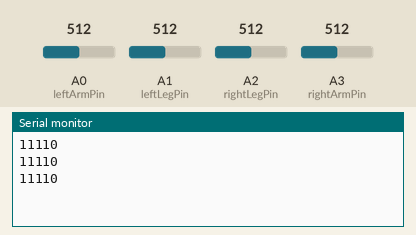
Simulated run of this sketch. Board: Arduino Uno, built with avr-gcc and run on an emulated ATmega328P. On the bench: the last lines printed to the serial monitor. The inputs (shaded band) are chosen by the test bench; at power-on: A0 (leftArmPin) = 512, A1 (leftLegPin) = 512, A2 (rightLegPin) = 512, A3 (rightArmPin) = 512.

Above: at 1.2 s.
1.3 s: A0 (leftArmPin) set to 716
At 1.9 s:
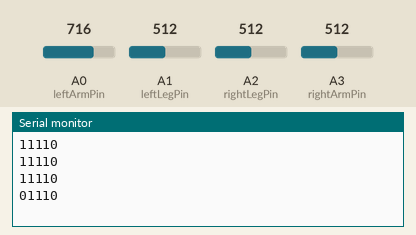
2.8 s: A1 (leftLegPin) set to 716
At 3.4 s:
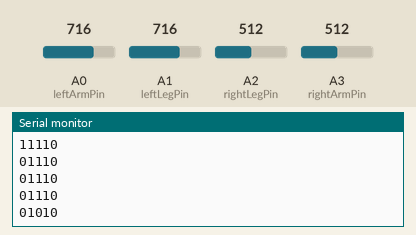
4.3 s: A2 (rightLegPin) set to 716
At 4.9 s:
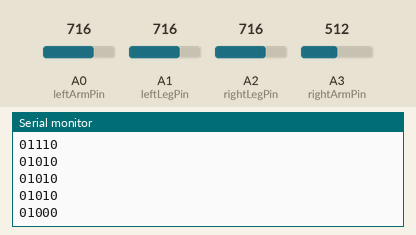
5.8 s: A3 (rightArmPin) set to 716
At 6.4 s:
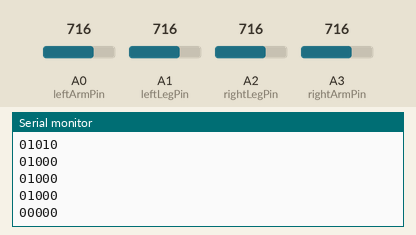
7.3 s: A0 (leftArmPin) set to 502
At 7.9 s:
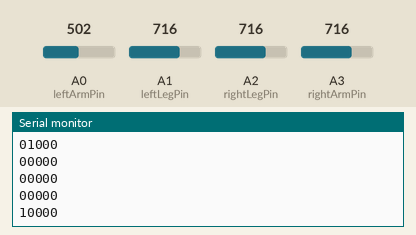
8.8 s: A1 (leftLegPin) set to 502
At 9.4 s:
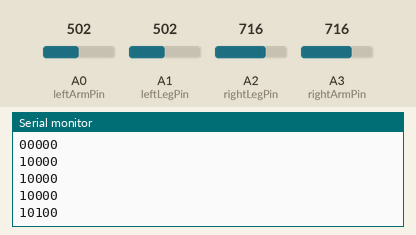
Timing chart, 0 to 11.3 s (numbered marks = the images above; inputs shaded):
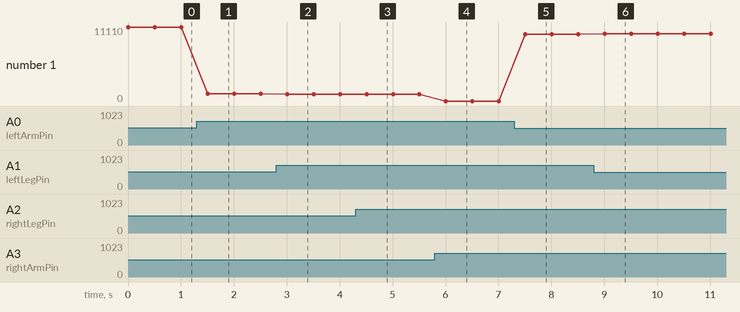

Measured:
- after the input at 1.3 s, the serial monitor: prints a new line after 0.20 s (image 1)
- after the input at 2.8 s, the serial monitor: prints a new line after 0.20 s (image 2)
- after the input at 4.3 s, the serial monitor: prints a new line after 0.21 s (image 3)
- after the input at 5.8 s, the serial monitor: prints a new line after 0.21 s (image 4)
- after the input at 7.3 s, the serial monitor: prints a new line after 0.21 s (image 5)
- after the input at 8.8 s, the serial monitor: prints a new line after 0.21 s (image 6)
- plotted number 1: 11110 → 1110 after the input at 1.3 s, 1110 → 1010 after the input at 2.8 s, 1010 → 1000 after the input at 4.3 s, 1000 → 0 after the input at 5.8 s, 0 → 10000 after the input at 7.3 s

The sketch:

RobotBrain_Player_Detection.ino
```cpp
/*
  NOTES FOR WHOEVER COMES AFTER (Lookin' at you Evan and Keshav)
  -I might compress the three varaiables associated with each limb into an array to clean up the code
  -The order of limbs in the array being printed to serial is:
  ---[leftArm, rightArm, leftLeg, rightLeg, button]---
*/

// ADJUST THIS VALUE TO CHANGE LIGHT SENSITIVITY FROM MOST(0) TO LEAST(1024).
int threshold = 512;

// ADJUST THIS VALUE TO SET SERIAL PRINT DELAY IN MILLISECONDS.
int serialDelayMilli = 500;


int leftArmPin = A0;
int rightArmPin = A3;
int leftLegPin = A1;
int rightLegPin = A2;
int buttonPin = 2;

bool reportLeftArm;
bool reportRightArm;
bool reportLeftLeg;
bool reportRightLeg;
bool reportButton;

String finalReport = "";

int allLimbs[4] = {leftArmPin, rightArmPin, leftLegPin, rightLegPin};
bool allReports[5] = {reportLeftArm, reportRightArm, reportLeftLeg, reportRightLeg, reportButton};

void setup() {
  pinMode(leftArmPin, INPUT);
  pinMode(rightArmPin, INPUT);
  pinMode(leftLegPin, INPUT);
  pinMode(rightLegPin, INPUT);

  Serial.begin(9600);
}

void loop() {

  for(int i = 0; i < 4; i++){
    if(analogRead(allLimbs[i]) <= threshold){
      allReports[i] = true;
    } else{
      allReports[i] = false;
    }
  }

  if(analogRead(buttonPin) == HIGH){
    reportButton = true;
  } else{
    reportButton = false;
  }

  finalReport = "";

  for(int i = 0; i < 5; i++){
    if(allReports[i] == true){
      finalReport += "1";
    } else{
      finalReport += "0";
    }
  }

  Serial.print(finalReport);
  Serial.print("\n");

  delay(serialDelayMilli);
}
```
